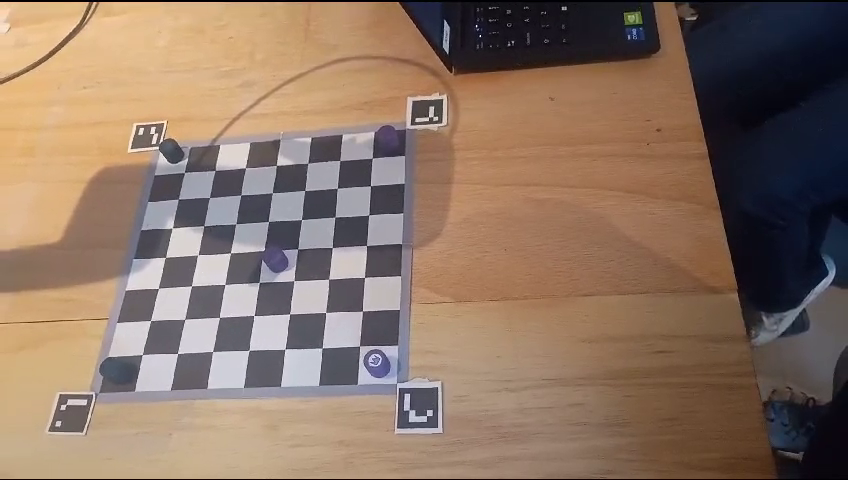
#> input picture frame 30 of img/Vídeo do WhatsApp de 2024-09-02 à(s) 14.18.22_ca3e04f9.mp4, 848 x 480 px, given in place of 2024-09-03 14-31-00.mp4, which was not available
$ python boarder_updater_8.py
#> lines starting #> are read from the running program, lines starting #| are printed output that depends on the picture; after the words box and inside, x2 and y2 are one past the last pixel; in counts of white or black regions, pixels touching at a corner belong together; pictures that were not available may be replaced by others from this repository, and a replacement may not be noted
import cv2
import numpy as np
from cv2 import aruco
import time

class ArucoDetector:
    def __init__(self, dictionary_type=aruco.DICT_ARUCO_ORIGINAL, id_map=None):
        self.dictionary_type = dictionary_type
        self.id_map = id_map

    def find_aruco_markers(self, img, draw=True):
        gray = cv2.cvtColor(img, cv2.COLOR_BGR2GRAY)
        aruco_dict = aruco.getPredefinedDictionary(self.dictionary_type)
        aruco_params = aruco.DetectorParameters()
        corners, ids, _ = aruco.detectMarkers(gray, aruco_dict, parameters=aruco_params)
        if draw and ids is not None:
            aruco.drawDetectedMarkers(img, corners, ids)
        return corners, ids

    def find_closest_point_to_center(self, img, corners):
        image_center = np.array([img.shape[1] // 2, img.shape[0] // 2])
        closest_points = []
        for corner in corners:
            distances = np.linalg.norm(corner[0] - image_center, axis=1)
            min_index = np.argmin(distances)
            closest_point = corner[0][min_index]
            closest_points.append(closest_point)
            cv2.circle(img, tuple(closest_point.astype(int)), 4, (0, 255, 0), -1)
        return np.array(closest_points)

    def associate_points_with_ids(self, closest_points, ids, img):
        required_ids = set(self.id_map.keys())
        if not required_ids.issubset(set(ids.flatten())):
            return None

        ordered_points = [None] * len(self.id_map)
        for i, point in enumerate(closest_points):
            aruco_id = ids[i][0]
            if aruco_id in self.id_map:
                item = self.id_map[aruco_id]
                position_index = item['position'][0] + item['position'][1] * 2
                ordered_points[position_index] = point
                cv2.putText(img, f"{item['label']} ({aruco_id})",
                            (int(point[0]), int(point[1]) + 20),
                            cv2.FONT_HERSHEY_SIMPLEX, 0.5, (0, 255, 0), 2)
        if any(p is None for p in ordered_points):
            print("Erro: Falha ao associar corretamente os pontos aos IDs dos ArUcos.")
            return None
        return np.array(ordered_points)

class PerspectiveTransformer:
    # [5 lines left out: function apply_transform, not called in this run]

class ObjectAndLineDetector:
    def __init__(self, green_thresholds, purple_thresholds, min_distance):
        self.green_thresholds = green_thresholds
        self.purple_thresholds = purple_thresholds
        self.min_distance = min_distance

    # [55 lines left out: functions detect_colored_objects, _draw_contours, detect_board_status, calculate_average_board, not called in this run]

def process_frame(frame, detector, transformer, object_line_detector, previous_board, board_accumulator):
    corners, ids = detector.find_aruco_markers(frame)
    if ids is not None and corners:
        closest_points = detector.find_closest_point_to_center(frame, corners)
        labeled_points = detector.associate_points_with_ids(closest_points, ids, frame)
        if labeled_points is not None:
            warped = transformer.apply_transform(frame, labeled_points)
            green_centers, purple_centers = object_line_detector.detect_colored_objects(warped)
            current_board = detect_board_status(warped, green_centers, purple_centers)
            board_accumulator.append(current_board)

            # Calcula a média dos frames a cada 5 acumulações
            if len(board_accumulator) >= 5:
                average_board = calculate_average_board(board_accumulator)
                board_accumulator.clear()

                if previous_board is not None:
                    move_made = detect_move(previous_board, average_board)
                    if move_made:
                        print("Tabuleiro atualizado:")
                        print(average_board)
                        previous_board = average_board
                else:
                    print("Tabuleiro inicial:")
                    print(average_board)
                    previous_board = average_board

    return frame, previous_board

# [20 lines left out: functions detect_move, compare_boards, not called in this run]

def main():
    aruco_id_map = {
        2: {'label': 'P1', 'position': (0, 0)},
        10: {'label': 'P2', 'position': (1, 0)},
        11: {'label': 'P3', 'position': (1, 1)},
        12: {'label': 'P4', 'position': (0, 1)},
    }

    # Limiares para detecção das peças verdes e roxas
    green_thresholds = ([88, 180, 104], [135, 255, 187])
    purple_thresholds = ([118, 100, 66], [255, 251, 255])
    min_distance = 50

    # Inicializa os detectores e transformadores de perspectiva
    detector = ArucoDetector(id_map=aruco_id_map)
    transformer = PerspectiveTransformer()
    object_line_detector = ObjectAndLineDetector(green_thresholds, purple_thresholds, min_distance)

    # Carrega o vídeo
    cap = cv2.VideoCapture("2024-09-03 14-31-00.mp4")

    if not cap.isOpened():
        print("Erro ao abrir o vídeo.")
        return

    previous_board = None  # Armazena o estado anterior do tabuleiro
    board_accumulator = []  # Acumula os estados do tabuleiro a cada frame

    while True:
        ret, frame = cap.read()
#> frame is the input picture: shape (480, 848, 3); mean B, G, R 100.1, 115.8, 138.7
        if not ret:
            print("Vídeo finalizado ou erro ao ler o frame.")
            break

        # Redimensiona o frame para melhor visualização
        frame_resized = cv2.resize(frame, (0, 0), fx=0.6, fy=0.6)

        # Processa o frame e detecta movimentos
        frame_resized, previous_board = process_frame(
            frame_resized, detector, transformer, object_line_detector, previous_board, board_accumulator
        )
#> in find_aruco_markers, `gray = cv2.cvtColor(img, cv2.COLOR_BGR2GRAY)`:
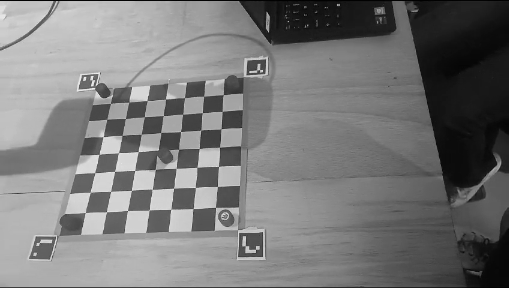
#> gray: shape (288, 509); min 0, max 240, mean 120.8
#> in find_aruco_markers, `corners, ids, _ = aruco.detectMarkers(gray, aruco_dict, parameters=aru..`: corners = ([[239, 233], [262, 232], [262, 256], [238, 256]], [[55, 236], [49, 259], [29, 258], [36, 236]], [[246, 74], [248, 61], [265, 59], [264, 73]]); ids = [11, 2, 12]
#> in find_aruco_markers, `aruco.drawDetectedMarkers(img, corners, ids)`:
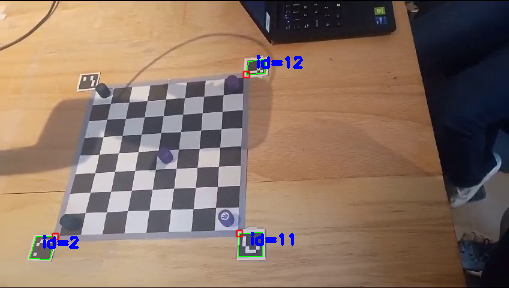
#> img: shape (288, 509, 3); mean B, G, R 100.6, 115.2, 137.7
#> the loop in find_closest_point_to_center, `for corner in corners:` made 3 passes
#> (corner, distances, min_index) on passes 1 to 3: ([[239, 233], [262, 232], [262, 256], [238, 256]], [90.26, 88.36, 112.3, 113.1], 1), ([[55, 236], [49, 259], [29, 258], [36, 236]], [219.2, 235.1, 252.2, 236.6], 0), ([[246, 74], [248, 61], [265, 59], [264, 73]], [70.46, 83.22, 85.71, 71.7], 0)
#> after the loop in find_closest_point_to_center, `for corner in corners:`:
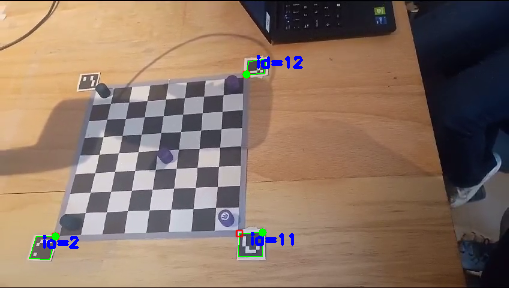
#> img: shape (288, 509, 3); 0.09% of pixels changed, all inside (x1, y1, x2, y2) = (51, 70, 267, 241)
#> after the loop in find_closest_point_to_center, `for corner in corners:`: closest_points = [[262, 232], [55, 236], [246, 74]]

        # Exibe o vídeo processado com as peças detectadas
        cv2.imshow("Processed Video", frame_resized)

        # Pressione 'q' para sair
        if cv2.waitKey(1) & 0xFF == ord('q'):
#> (key q is pressed here)
            break

    # Libera os recursos de vídeo
    cap.release()
    cv2.destroyAllWindows()


if __name__ == "__main__":
    main()
